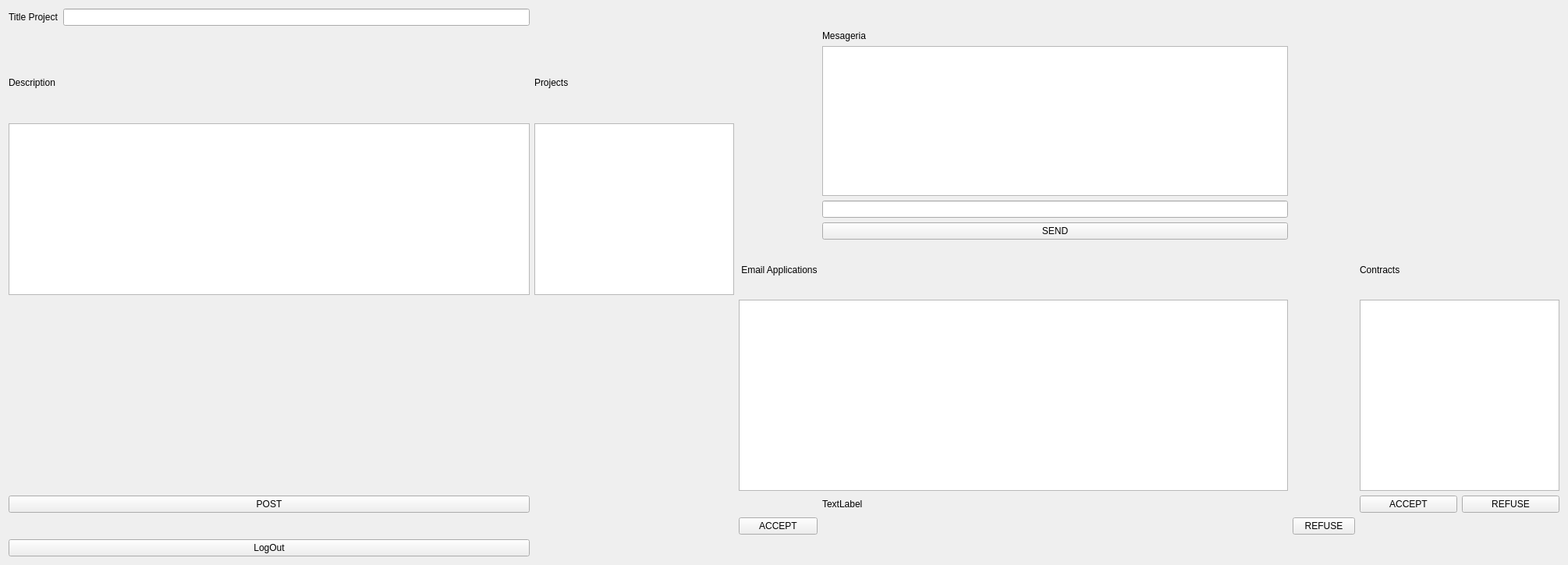
<?xml version="1.0" encoding="UTF-8"?>
<ui version="4.0">
 <class>ClientWindow</class>
 <widget class="QWidget" name="ClientWindow">
  <property name="geometry">
   <rect>
    <x>0</x>
    <y>0</y>
    <width>2010</width>
    <height>724</height>
   </rect>
  </property>
  <property name="windowTitle">
   <string>Form</string>
  </property>
  <layout class="QGridLayout" name="gridLayout">
   <item row="3" column="0" rowspan="4" colspan="2">
    <widget class="QTextEdit" name="descriereProiect"/>
   </item>
   <item row="0" column="1">
    <widget class="QLineEdit" name="editTitleProject"/>
   </item>
   <item row="9" column="4">
    <widget class="QPushButton" name="ACCEPTOFFER">
     <property name="text">
      <string>ACCEPT</string>
     </property>
    </widget>
   </item>
   <item row="8" column="0" colspan="2">
    <widget class="QPushButton" name="PostProject">
     <property name="text">
      <string>POST</string>
     </property>
    </widget>
   </item>
   <item row="9" column="6">
    <widget class="QPushButton" name="REFUSEOFFER">
     <property name="text">
      <string>REFUSE</string>
     </property>
    </widget>
   </item>
   <item row="2" column="5" rowspan="2">
    <widget class="QListWidget" name="listChat"/>
   </item>
   <item row="6" column="4">
    <widget class="QLabel" name="label_6">
     <property name="text">
      <string> Email Applications</string>
     </property>
    </widget>
   </item>
   <item row="2" column="2">
    <widget class="QLabel" name="label_4">
     <property name="text">
      <string>Projects</string>
     </property>
    </widget>
   </item>
   <item row="7" column="7" colspan="2">
    <widget class="QListWidget" name="listaContracteActive"/>
   </item>
   <item row="7" column="4" colspan="2">
    <widget class="QListWidget" name="emailAplicanti"/>
   </item>
   <item row="1" column="5">
    <widget class="QLabel" name="label_5">
     <property name="text">
      <string>Mesageria</string>
     </property>
    </widget>
   </item>
   <item row="6" column="7">
    <widget class="QLabel" name="label_7">
     <property name="text">
      <string>Contracts</string>
     </property>
    </widget>
   </item>
   <item row="2" column="0">
    <widget class="QLabel" name="label_3">
     <property name="text">
      <string>Description</string>
     </property>
    </widget>
   </item>
   <item row="5" column="5">
    <widget class="QPushButton" name="butonTrimite">
     <property name="text">
      <string>SEND</string>
     </property>
    </widget>
   </item>
   <item row="10" column="0" colspan="2">
    <widget class="QPushButton" name="LOGOUT">
     <property name="text">
      <string>LogOut</string>
     </property>
    </widget>
   </item>
   <item row="8" column="5">
    <widget class="QLabel" name="pretFreelancer">
     <property name="text">
      <string>TextLabel</string>
     </property>
    </widget>
   </item>
   <item row="0" column="3">
    <widget class="QLabel" name="labelNume">
     <property name="text">
      <string/>
     </property>
    </widget>
   </item>
   <item row="3" column="2" rowspan="4" colspan="2">
    <widget class="QListWidget" name="listProiecteleMele"/>
   </item>
   <item row="8" column="7">
    <widget class="QPushButton" name="Approve_buton">
     <property name="text">
      <string>ACCEPT</string>
     </property>
    </widget>
   </item>
   <item row="4" column="5">
    <widget class="QLineEdit" name="editMesaj"/>
   </item>
   <item row="8" column="8">
    <widget class="QPushButton" name="RefuseWork_buton">
     <property name="text">
      <string>REFUSE</string>
     </property>
    </widget>
   </item>
   <item row="0" column="0">
    <widget class="QLabel" name="label">
     <property name="text">
      <string>Title Project</string>
     </property>
    </widget>
   </item>
  </layout>
 </widget>
 <resources/>
 <connections/>
</ui>
